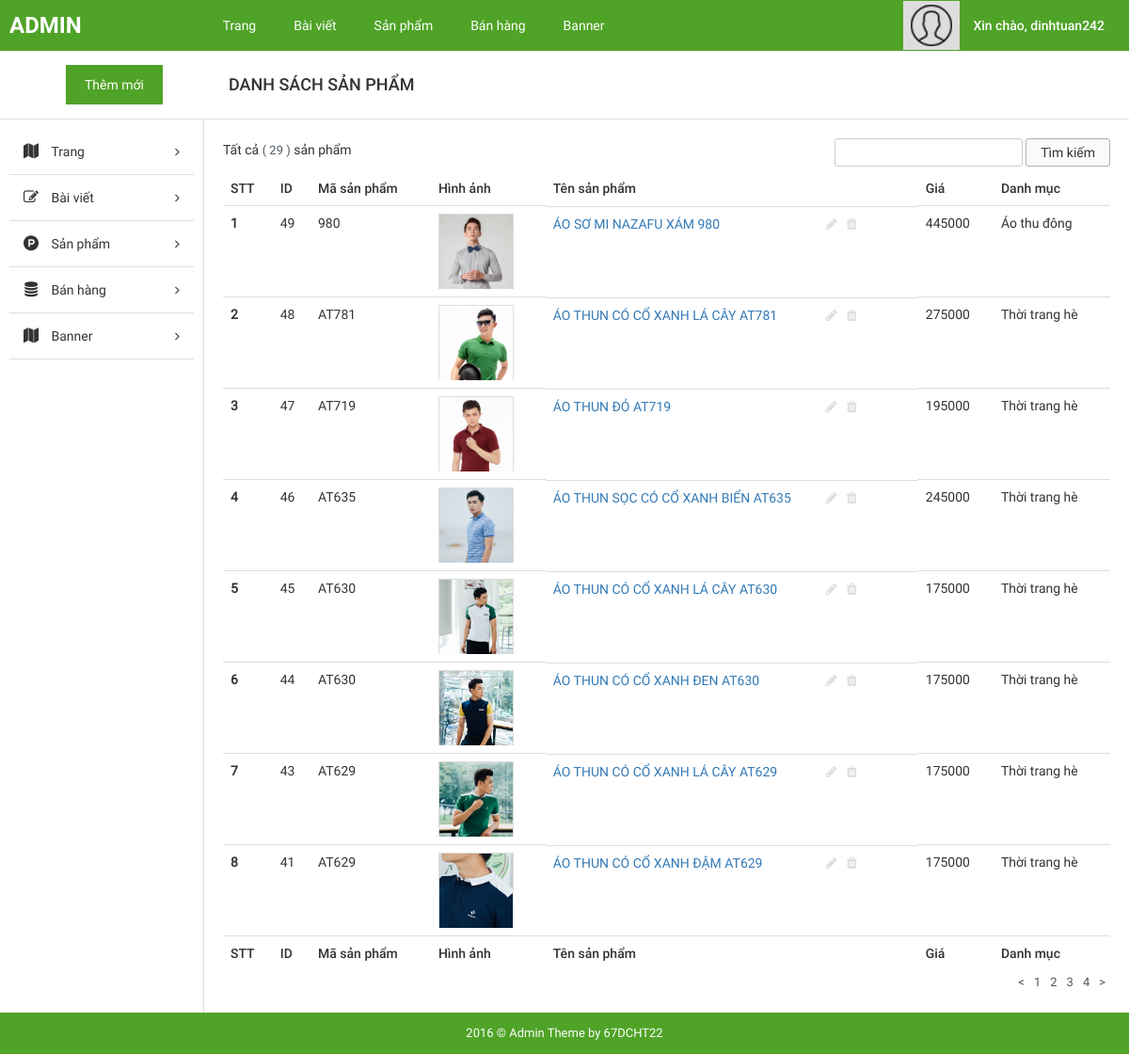
/admin/?page=list_product (signed in), run on the app's committed database.
### tables this page shows
CREATE TABLE `tbl_user` (
  `username` varchar(30) NOT NULL,
  `name` char(50) DEFAULT NULL,
  `email` varchar(200) DEFAULT NULL,
  `phone` varchar(10) DEFAULT NULL,
  `address` varchar(200) DEFAULT NULL,
  `password` varchar(10) NOT NULL
);

CREATE TABLE `tbl_product` (
  `id` int(11) NOT NULL,
  `name` varchar(100) NOT NULL,
  `masp` varchar(50) NOT NULL,
  `price` int(11) NOT NULL,
  `image` varchar(100) NOT NULL,
  `category` varchar(100) NOT NULL,
  `chitiet` text NOT NULL,
  `sale` int(11) DEFAULT NULL,
  `mota` varchar(500) DEFAULT NULL
);

CREATE TABLE `tbl_category` (
  `id` int(11) NOT NULL,
  `title` varchar(100) NOT NULL,
  `content` text NOT NULL
);

### admin/pages/list_product.php (the view, shortened to what this page needs)
<div id="main-content-wp" class="list-product-page">
    <div class="section" id="title-page">
        <div class="clearfix">
            <a href="?page=add_product" title="" id="add-new" class="fl-left">Thêm mới</a>
            <h3 id="index" class="fl-left">Danh sách sản phẩm</h3>
        </div>
    </div>
    <div class="wrap clearfix">
        <?php require 'inc/sidebar.php'; ?>
        <div id="content" class="fl-right">
            <div class="section" id="detail-page">
                <div class="section-detail">
                    <div class="filter-wp clearfix">
                        <ul class="post-status fl-left">
                            <li class="all">Tất cả <span class="count">(
                                <?php echo mysqli_num_rows(mysqli_query($conn, "select * from tbl_product")); ?>
                            )</span> sản phẩm
                        </ul>
                        <form method="POST" action="" class="form-s fl-right">
                            <input type="text" name="s" id="s">
                            <input type="submit" name="sm_s" value="Tìm kiếm">
                        </form>
                    </div>
                                <?php
                                if(isset($_GET['trang'])){
                                    $get_trang = $_GET['trang'];
                                }
                                else{
                                    $get_trang = '';
                                }
                                if ($get_trang == '' || $get_trang == 1){
                                    $trang = 0;
                                }
                                else
                                {
                                    $trang = ($get_trang*8)-8;
                                }
                                ?>
                    <div class="table-responsive">
                        <table class="table list-table-wp">
                            <thead>
                                <tr>
                                    <td><span class="thead-text">STT</span></td>
                                    <td><span class="thead-text">ID</span></td>
                                    <td><span class="thead-text">Mã sản phẩm</span></td>
                                    <td><span class="thead-text">Hình ảnh</span></td>
                                    <td><span class="thead-text">Tên sản phẩm</span></td>
                                    <td><span class="thead-text">Giá</span></td>
                                    <td><span class="thead-text">Danh mục</span></td>
                                </tr>
                            </thead>
                            <tbody>
                                 <?php
                                include("../config/dbconfig.php");
                                if (isset($_POST['s'])) {
                                    if ($_POST['s'] != '') {
                                    $s = $_POST['s'];
                                        $sql = "SELECT * from tbl_product where id like '%$s%' or name LIKE '%$s%' order by id desc limit $trang,8";
                                    }
                                    }else{
                                        $sql = "SELECT * from tbl_product order by id desc limit $trang,8";
                                    }
                                   $run = mysqli_query($conn,$sql);
                                   $i = 0;
                                  while ($row = mysqli_fetch_array($run)) {
                                  $i++;
                                  ;?>
                                <tr>
                                    <th scope="row"><?php echo $i;?></th>
                                    <td><span class="tbody-text"><?php echo $row["id"];?></h3></span>
                                    <td><span class="tbody-text"><?php echo $row["masp"];?></h3></span>
                                    <td>
                                        <div class="tbody-thumb">
                                            <img src="index.php/../../images/product/<?php echo $row['image']?>" alt="">
                                        </div>
                                    </td>
                                    <td class="clearfix">
                                        <div class="tb-title fl-left">
                                            <a href="" title=""><?php echo $row["name"];?></a>
                                        </div>
                                       <ul class="list-operation fl-right">
                                                <li><a href="?page=change_product&id=<?php echo $row['id'];?>" title="Sửa" class="edit"><i class="fa fa-pencil" aria-hidden="true"></i></a></li>
                                                <li><a href="?page=delete_product&id=<?php echo $row['id'];?>" title="Xóa" class="delete"><i class="fa fa-trash" aria-hidden="true"></i></a></li>
                                            </ul>
                                    </td>
                                    <td><span class="tbody-text"><?php echo $row["price"];?></span></td>
                                    <td><span class="tbody-text">
                                        <?php
                                           $sql1 = "SELECT * from tbl_category where id = ".$row["category"];
                                           $run1 = mysqli_query($conn,$sql1);
                                           $row1 = mysqli_fetch_array($run1);
                                            echo $row1['title'];
                                        ?>
                                    </span></td>
                                </tr>
                                  <?php
                              }
                              ;?>
                            </tbody>
                            <thead>
                                <tr>
                                    <td><span class="thead-text">STT</span></td>
                                    <td><span class="thead-text">ID</span></td>
                                    <td><span class="thead-text">Mã sản phẩm</span></td>
                                    <td><span class="thead-text">Hình ảnh</span></td>
                                    <td><span class="thead-text">Tên sản phẩm</span></td>
                                    <td><span class="thead-text">Giá</span></td>
                                    <td><span class="thead-text">Danh mục</span></td>
                                </tr>
                            </thead>
                        </table>
                    </div>
                </div>
            </div>
            <div class="section" id="paging-wp">
                <div class="section-detail clearfix">
                    <ul id="list-paging" class="fl-right">
                        <li>
                            <a href="" title=""><</a>
                        </li>
                        <?php
                            $sql_trang = "select * from tbl_product";
                            $run_trang = mysqli_query($conn,$sql_trang);
                            $sosanpham = mysqli_num_rows($run_trang);
                            $sotrang = ceil($sosanpham/8);
                            for($b=1;$b<=$sotrang;$b++){
                                echo '<li><a href="?page=list_product&trang='.$b.'" style="text-decoration:none">'.' '.$b.' '.'</a></li>';
                            }
                            ?>
                        <li>
                            <a href="" title="">></a>
                        </li>
                    </ul>
                </div>
            </div>
        </div>
    </div>
</div>

### admin/inc/header.php (shortened to what this page needs)
<!DOCTYPE html>
<html>
    <head>
        <link href="public/css/bootstrap/bootstrap.min.css" rel="stylesheet" type="text/css"/>
        <link href="public/css/bootstrap/bootstrap-theme.min.css" rel="stylesheet" type="text/css"/>
        <link href="public/reset.css" rel="stylesheet" type="text/css"/>
        <link href="public/css/font-awesome/css/font-awesome.min.css" rel="stylesheet" type="text/css"/>
        <link href="public/style.css" rel="stylesheet" type="text/css"/>
        <link href="public/responsive.css" rel="stylesheet" type="text/css"/>
    </head>
    <body>
        <div id="site">
            <div id="container">
                <div id="header-wp">
                    <div class="wp-inner clearfix">
                        <a href="?page=list_post" title="" id="logo" class="fl-left">ADMIN</a>
                        <ul id="main-menu" class="fl-left">
                            <li>
                                <a href="?page=list_page" title="">Trang</a>
                            </li>
                            <li>
                                <a href="?page=list_post" title="">Bài viết</a>
                            </li>
                            <li>
                                <a href="?page=list_product" title="">Sản phẩm</a>
                            </li>
                            <li>
                                <a href="?page=list_order" title="">Bán hàng</a>
                            </li>
                            <li>
                                <a href="?page=list_banner" title="">Banner</a>
                            </li>
                        </ul>
                        <div id="dropdown-user" class="dropdown dropdown-extended fl-right">
                            <button class="dropdown-toggle clearfix" type="button"  data-toggle="dropdown" aria-haspopup="true" aria-expanded="true">
                                <div id="thumb-circle" class="fl-left">
                                    <img src="public/images/img-admin.png">
                                </div>
                                <?php
                                    include("../config/dbconfig.php");
                                    $email = $_SESSION['email'];
                                    $sql = "SELECT * from tbl_user where email = '$email'";
                                    $run = mysqli_query($conn, $sql);
                                    $row = mysqli_fetch_array($run);
                                ;?>
                                <h3 id="account" class="fl-right">Xin chào, <?php echo $row["username"];?></h3>
                            </button>
                        </div>
                    </div>
                </div>

### admin/public/css/import/global.css (style rules this page uses)
body { font-family: "Roboto Regular"; font-size: 14px; line-height: 24px; color: #333; }
.fl-left { float: left; }
.fl-right { float: right; }
img { max-width: 100%; height: auto; display: block; }
ul li { list-style: none!important; }
a { text-decoration: none!important; }
.dropdown .dropdown-toggle { background: none; border: none; outline: none; }

### admin/public/css/import/list_post.css (style rules this page uses)
#header-wp { background: #4fa327; }
#main-menu { margin-left: 120px; }
#main-menu li { float: left; }
#main-menu li a { display: block; color: #fff; padding: 15px 20px; }
#logo { font-family: 'Roboto Bold'; font-weight: normal; color: #fff; font-size: 24px; padding: 15px 10px; }
#thumb-circle { display: block; padding: 4px 8px; background: #ddd; }
#account { font-family: 'Roboto Medium'; font-weight: normal; color: #fff; padding: 14px 20px 14px 14px; }
#content { width: 82%; border-left: 1px solid #ddd; padding: 20px; }
#title-page { border-bottom: 1px solid #ddd; }
#add-new { display: inline-block; color: #fff; background: #4fa327; padding: 9px 20px; margin: 15px 70px; }
#index { font-family: 'Roboto Medium'; font-weight: normal; text-transform: uppercase; font-size: 18px; padding: 24px 0px; }
.list-table-wp thead tr td { font-family: 'Roboto Medium'; font-weight: normal; }
.list-operation li { float: left; }
.list-operation li a { display: block; padding: 0px 5px; color: #ddd; }
.tb-title { width: 75%; display: -webkit-box; -webkit-line-clamp: 1; -moz-line-clamp: 1; -o-line-clamp: 1; -webkit-box-orient: vertical; -moz-box-orient: vertical; -o-box-orient: vertical; max-height: 100%; overflow: hidden; }
.list-operation { width: 25%; }
#list-paging li { float: left; }
#list-paging li a { display: inline-block; color: #555; font-size: 13px; padding: 0px 5px; }
#main-menu > li { position: relative; }
.filter-wp { margin-bottom: 5px; }
.post-status li { float: left; font-size: 14px; margin-right: 5px; }
.post-status li .count { color: #555d66; font-size: 13px; display: inline-block; }
.form-s input[type="text"], .form-actions select { border-radius: 3px; border: 1px solid #ccc; padding: 2px 10px; }
.form-s input[type="submit"], .form-actions input[type="submit"] { border-radius: 3px; border: 1px solid #afafaf; padding: 2px 15px; background: #fafafa; }

### admin/public/css/import/list_product.css (style rules this page uses)
.tbody-thumb { width: 80px; height: 80px; overflow: hidden; }
.tbody-thumb img { border: 1px solid #ddd; }

### admin/public/css/import/detail_order.css (style rules this page uses)
.table { margin-bottom: 0!important; }

### data on the page
tbl_user: username "dinhtuan242"
tbl_product: id "49", masp "980", image (picture), name "ÁO SƠ MI NAZAFU XÁM 980", price "445000", tbl_category.title "Áo thu đông"
tbl_product: id "48", masp "AT781", image (picture), name "ÁO THUN CÓ CỔ XANH LÁ CÂY AT781", price "275000", tbl_category.title "Thời trang hè"
tbl_product: id "47", masp "AT719", image (picture), name "ÁO THUN ĐỎ AT719", price "195000", tbl_category.title "Thời trang hè"
tbl_product: id "46", masp "AT635", image (picture), name "ÁO THUN SỌC CÓ CỔ XANH BIỂN AT635", price "245000", tbl_category.title "Thời trang hè"
tbl_product: id "45", masp "AT630", image (picture), name "ÁO THUN CÓ CỔ XANH LÁ CÂY AT630", price "175000", tbl_category.title "Thời trang hè"
tbl_product: id "44", masp "AT630", image (picture), name "ÁO THUN CÓ CỔ XANH ĐEN AT630", price "175000", tbl_category.title "Thời trang hè"
tbl_product: id "43", masp "AT629", image (picture), name "ÁO THUN CÓ CỔ XANH LÁ CÂY AT629", price "175000", tbl_category.title "Thời trang hè"
tbl_product: id "41", masp "AT629", image (picture), name "ÁO THUN CÓ CỔ XANH ĐẬM AT629", price "175000", tbl_category.title "Thời trang hè"

### other printed values
mysqli_num_rows(mysqli_query($conn, "select * from tbl_product")) "29"
